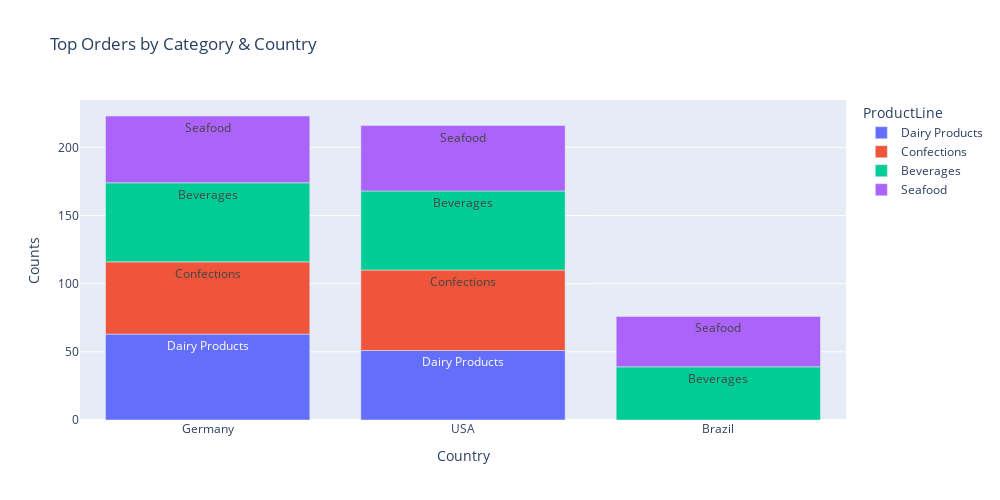

Here is the notebook cell this chart was saved with:
### Code cell
fig = px.bar(customer_orders, x = 'Country', y= 'Counts', color='ProductLine', text='ProductLine',
            title = 'Top Orders by Category & Country', width=1000, height=500)
fig.show()

### Figure 1 — Plotly figure (JSON) as saved in the notebook; plotly's stock layout.template omitted (floating-point values rounded to 4 significant figures)
{"data": [{"alignmentgroup": "True", "hovertemplate": "ProductLine=%{text}<br>Country=%{x}<br>Counts=%{y}<extra></extra>", "legendgroup": "Dairy Products", "marker": {"color": "#636efa", "pattern": {"shape": ""}}, "name": "Dairy Products", "offsetgroup": "Dairy Products", "orientation": "v", "showlegend": true, "text": ["Dairy Products", "Dairy Products"], "textposition": "auto", "type": "bar", "x": ["Germany", "USA"], "xaxis": "x", "y": [63, 51], "yaxis": "y"}, {"alignmentgroup": "True", "hovertemplate": "ProductLine=%{text}<br>Country=%{x}<br>Counts=%{y}<extra></extra>", "legendgroup": "Confections", "marker": {"color": "#EF553B", "pattern": {"shape": ""}}, "name": "Confections", "offsetgroup": "Confections", "orientation": "v", "showlegend": true, "text": ["Confections", "Confections"], "textposition": "auto", "type": "bar", "x": ["USA", "Germany"], "xaxis": "x", "y": [59, 53], "yaxis": "y"}, {"alignmentgroup": "True", "hovertemplate": "ProductLine=%{text}<br>Country=%{x}<br>Counts=%{y}<extra></extra>", "legendgroup": "Beverages", "marker": {"color": "#00cc96", "pattern": {"shape": ""}}, "name": "Beverages", "offsetgroup": "Beverages", "orientation": "v", "showlegend": true, "text": ["Beverages", "Beverages", "Beverages"], "textposition": "auto", "type": "bar", "x": ["Germany", "USA", "Brazil"], "xaxis": "x", "y": [58, 58, 39], "yaxis": "y"}, {"alignmentgroup": "True", "hovertemplate": "ProductLine=%{text}<br>Country=%{x}<br>Counts=%{y}<extra></extra>", "legendgroup": "Seafood", "marker": {"color": "#ab63fa", "pattern": {"shape": ""}}, "name": "Seafood", "offsetgroup": "Seafood", "orientation": "v", "showlegend": true, "text": ["Seafood", "Seafood", "Seafood"], "textposition": "auto", "type": "bar", "x": ["Germany", "USA", "Brazil"], "xaxis": "x", "y": [49, 48, 37], "yaxis": "y"}], "layout": {"barmode": "relative", "height": 500, "legend": {"title": {"text": "ProductLine"}, "tracegroupgap": 0}, "title": {"text": "Top Orders by Category & Country"}, "width": 1000, "xaxis": {"anchor": "y", "domain": [0, 1], "title": {"text": "Country"}}, "yaxis": {"anchor": "x", "domain": [0, 1], "title": {"text": "Counts"}}}}
